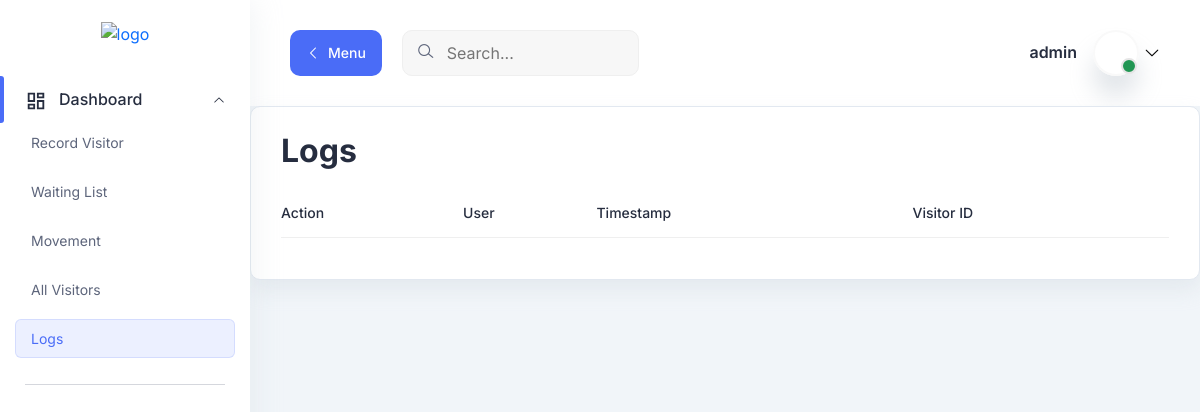
The app's page /logs/ (signed in), older data.
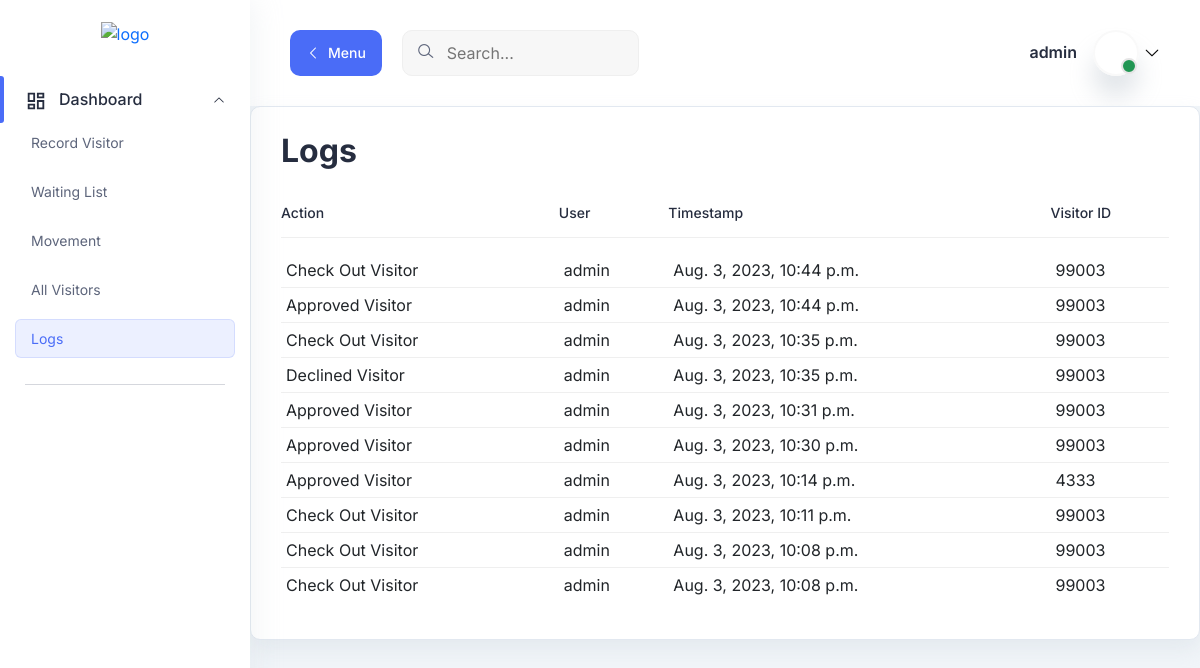
The same page, newer data.
### records/models.py (models this page shows, shortened)
class Log(models.Model):
    action_choices = [
        ('APPROVE', 'Approved Visitor'),
        ('CHECKOUT', 'Check Out Visitor'),
        ('DECLINE', 'Declined Visitor'),
        ('RECORD', 'Recorded a Visitor')
    ]
    action = models.CharField(max_length=20, choices=action_choices)
    user = models.ForeignKey(User, on_delete=models.SET_NULL, null=True)
    timestamp = models.DateTimeField(auto_now_add=True)
    visitor_id = models.CharField(max_length=100, blank=True, null=True)

### records/views.py (the view)
# urls.py: path('logs/', views.logs, name='logs'),
@login_required
def logs(request):
    logs = Log.objects.all().order_by('-timestamp')
    context = {'logs': logs}
    return render(request, 'records/logs.html', context)

### records/templates/records/logs.html (shortened to what this page needs)
{% extends "base.html" %}
{% load static %}
{% block content %}
<main class="main-wrapper">
<header class="header">
    <div class="container-fluid">
      <div class="row">
        <div class="col-lg-5 col-md-5 col-6">
          <div class="header-left d-flex align-items-center">
            <div class="menu-toggle-btn mr-20">
              <button
                id="menu-toggle"
                class="main-btn primary-btn btn-hover"
              >
                <i class="lni lni-chevron-left me-2"></i> Menu
              </button>
            </div>
            <div class="header-search d-none d-md-flex">
              <form action="#">
                <input type="text" placeholder="Search..." />
                <button><i class="lni lni-search-alt"></i></button>
              </form>
            </div>
          </div>
        </div>
        <div class="col-lg-7 col-md-7 col-6">
          <div class="header-right">
            <div class="profile-box ml-15">
              <button
                class="dropdown-toggle bg-transparent border-0"
                type="button"
                id="profile"
                data-bs-toggle="dropdown"
                aria-expanded="false"
              >
                <div class="profile-info">
                  <div class="info">
                    {% if user.is_authenticated %}
                    <h6>{{ user.username }}</h6>
                    {% endif %}
                    <div class="image">
                      <span class="status"></span>
                    </div>
                  </div>
                </div>
                <i class="lni lni-chevron-down"></i>
              </button>
            </div>
          </div>
        </div>
      </div>
    </div>
  </header>
<section class="table-components">
        <div class="tables-wrapper">
        <div class="row">
            <div class="col-lg-12">
            <div class="card-style mb-30">
                <h1 class="mb-10">Logs</h1>
                <div class="table-wrapper table-responsive">
                <table id="movement" class="table">
                    <thead>
                    <tr>
                        <th><h6>Action</h6></th>
                        <th><h6>User</h6></th>
                        <th><h6>Timestamp</h6></th>
                        <th><h6>Visitor ID</h6></th>
                    </tr>
                    </thead>
                    <tbody>
                            {% for log in logs %}
                            <tr>
                              <td class="min-width">{{ log.get_action_display }}</td>
                              <td class="min-width">{{ log.user.username }}</td>
                              <td class="min-width">{{ log.timestamp }}</td>
                              <td class="min-width">{{ log.visitor_id }}</td>
                            </tr>
                            {% endfor %}
                    </tbody>
                </table>
                </div>
            </div>
            </div>
    </div>
    </div>
</section>
</main>
{% endblock content %}

### records/templates/base.html (shortened to what this page needs)
{% load static %}
<!DOCTYPE html>
<html lang="en">
    <head>
        <link rel="stylesheet" href="{% static 'assets/css/bootstrap.min.css' %}" />
        <link rel="stylesheet" href="{% static 'assets/css/lineicons.css' %}" />
        <link rel="stylesheet" href="{% static 'assets/css/materialdesignicons.min.css' %}" />
        <link rel="stylesheet" href="{% static 'assets/css/fullcalendar.css' %}" />
        <link rel="stylesheet" href="{% static 'assets/css/fullcalendar.css' %}" />
        <link rel="stylesheet" href="{% static 'assets/css/main.css' %}" />
    </head>
    <body>
        {% include 'partials/sidebar.html' %}
        {% block content %}
        {% endblock content %}
    </body>
</html>

### records/templates/partials/sidebar.html (shortened to what this page needs)
{% load static %}
<aside class="sidebar-nav-wrapper">
    <div class="navbar-logo">
      <a href="{% url 'records:record_visitor' %}">
        <img src="https://bsc.rw/wp-content/uploads/2023/01/BSC-High-res.-vector-logo-01@2x-1-160x69.png" alt="logo" />
      </a>
    </div>
    <nav class="sidebar-nav">
      <ul>
        <li class="nav-item nav-item-has-children">
          <a
            href="#0"
            data-bs-toggle="collapse"
            data-bs-target="#ddmenu_1"
            aria-controls="ddmenu_1"
            aria-expanded="false"
            aria-label="Toggle navigation"
          >
            <span class="icon">
            </span>
            <span class="text">Dashboard</span>
          </a>
          <ul id="ddmenu_1" class="collapse show dropdown-nav">
            <li>
              <a href="{% url 'records:record_visitor' %}" {% if request.path == "/record-visitor/" %} class="active" {% endif %}> Record Visitor </a>
            </li>
            <li>
              <a href="{% url 'records:visitors' %}" {% if request.path == "/visitor-list/" %} class="active" {% endif %}> Waiting List </a>
            </li>
            <li>
              <a href="{% url 'records:movements' %}" {% if request.path == "/movements/" %} class="active" {% endif %}> Movement </a>
            </li>
            <li>
              <a href="{% url 'records:all_visitors' %}" {% if request.path == "/all-visitors/" %} class="active" {% endif %}> All Visitors </a>
            </li>
            <li>
              <a href="{% url 'records:logs' %}" {% if request.path == "/logs/" %} class="active" {% endif %}> Logs </a>
            </li>
          </ul>
        </li>
        <span class="divider"><hr /></span>
      </ul>
    </nav>
  </aside>

### records/templates/partials/navbar.html (shortened to what this page needs)
{% load static %}

### static/assets/css/fullcalendar.css (style rules this page uses)
:root { --fc-daygrid-event-dot-width:8px;--fc-list-event-dot-width:10px;--fc-list-event-hover-bg-color:#f5f5f5 }

Row changes from the older to the newer data that the page shows:
added Log: action "Check Out Visitor", user.username "admin", timestamp "Aug. 3, 2023, 10:44 p.m.", visitor_id "99003"
added Log: action "Approved Visitor", user.username "admin", timestamp "Aug. 3, 2023, 10:44 p.m.", visitor_id "99003"
added Log: action "Check Out Visitor", user.username "admin", timestamp "Aug. 3, 2023, 10:35 p.m.", visitor_id "99003"
added Log: action "Declined Visitor", user.username "admin", timestamp "Aug. 3, 2023, 10:35 p.m.", visitor_id "99003"
added Log: action "Approved Visitor", user.username "admin", timestamp "Aug. 3, 2023, 10:31 p.m.", visitor_id "99003"
added Log: action "Approved Visitor", user.username "admin", timestamp "Aug. 3, 2023, 10:30 p.m.", visitor_id "99003"
added Log: action "Approved Visitor", user.username "admin", timestamp "Aug. 3, 2023, 10:14 p.m.", visitor_id "4333"
added Log: action "Check Out Visitor", user.username "admin", timestamp "Aug. 3, 2023, 10:11 p.m.", visitor_id "99003"
added Log: action "Check Out Visitor", user.username "admin", timestamp "Aug. 3, 2023, 10:08 p.m.", visitor_id "99003"
added Log: action "Check Out Visitor", user.username "admin", timestamp "Aug. 3, 2023, 10:08 p.m.", visitor_id "99003"
